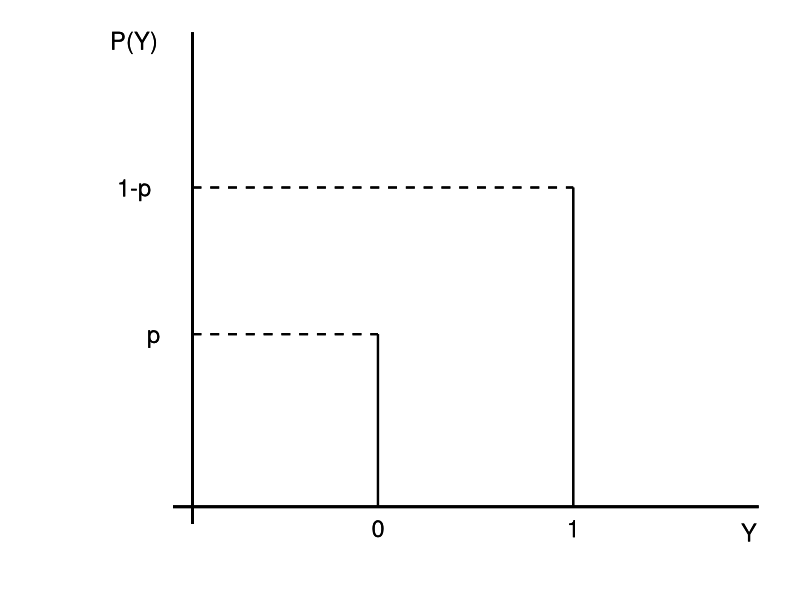
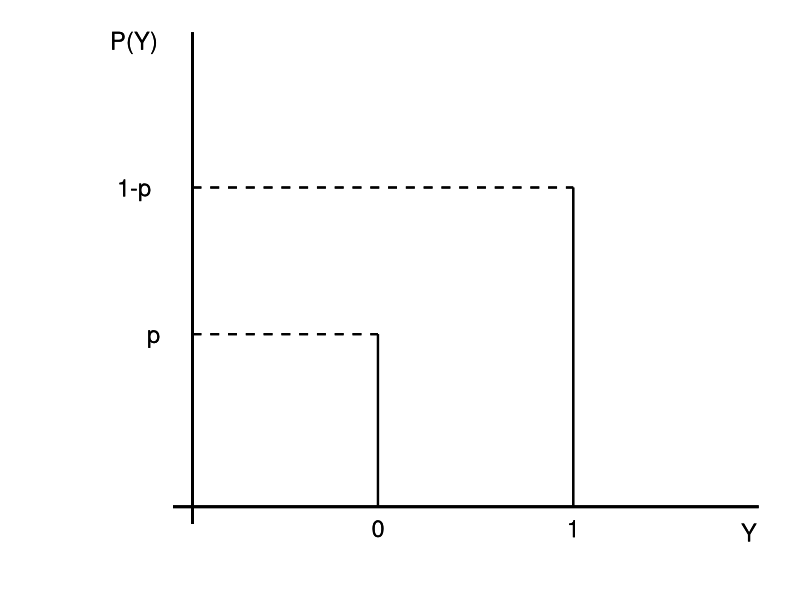

Source code (R) for these figures, in order:
library(ggplot2)
library(ggthemes)
library(ggpubr)
library(magrittr)
library(grid)

# our color scale for the book
cols = viridisLite::viridis(3)

liniendicke = 0.75
achsendicke = 1

p_Value_low  = 0.2
p_value_high = 0.37


p1 <- ggplot(data = data.frame(A = c(-1, 2)), aes(A)) + 
  ylab("") +
  xlab("") +
  scale_y_continuous(breaks = NULL) +  # hide axis scaling
  scale_x_continuous(breaks = NULL) +
  geom_text(x=1, y=-0.025, label="1", size=6) +       # "1" bottom text 
  geom_text(x=-1, y=-0.025,label="0",  size=6) +      # "0" bottom text
  geom_segment(aes(x = 1, y = 0, xend = 1, yend = p_value_high), 
               size = liniendicke) +                  # vertical line with "1" label
  geom_segment(aes(x = -1, y = 0, xend = -1, yend = p_Value_low), 
               size = liniendicke ) +                 # vertical line with "0" label
  geom_segment(aes(x = -2.9, y = -0.02, xend = -2.9, yend = 0.55), # draw y-axis
               size = achsendicke) +
  #            arrow = arrow(length = unit(0.3, "cm"))) +
  geom_segment(aes(x = -3.9, y = 0, xend = 2.9, yend = 0),         # draw x-axis
               size = achsendicke) +
  geom_text(x=2.8, y=-0.03, label=expression(Y), size=6) +  # y axis label
  geom_text(x=-3.5, y=0.54, label="P(Y)", size=6) +         # "P(Y)" x axis label
  geom_text(x=-3.3, y=p_Value_low, label="p", size=6) +     # "p" x axis label
  geom_text(x=-3.5, y=p_value_high, label="1-p", size=6) +  # "p-1" x axis label
  geom_segment(aes(x = -2.9, y = p_Value_low,               # dashed vertical line to "p"
                xend = -1, yend = p_Value_low), 
               size = liniendicke, linetype="dashed") + 
  geom_segment(aes(x = -2.9, y = p_value_high,               # dashed vertical line to "1-p"
                   xend = 1, yend = p_value_high), 
               size = liniendicke, linetype="dashed") + 
  # draw white square on top of right end of too long x-axis (work-around)
  geom_rect(aes(xmin=-4.0, xmax=-3.1, ymin=-0.02,  ymax=0.02), 
            fill="white", alpha=1) +
  theme_hc(base_size = 30) 
p1 

#save as pdf (with scale you change the thickness of lines,
#width=8.5cm is half a page width in the book)
ggsave(filename = "./figur4.unknown.pdf",
       p1, width = 8.5, height = 7, units = "cm", scale = 1.5)


